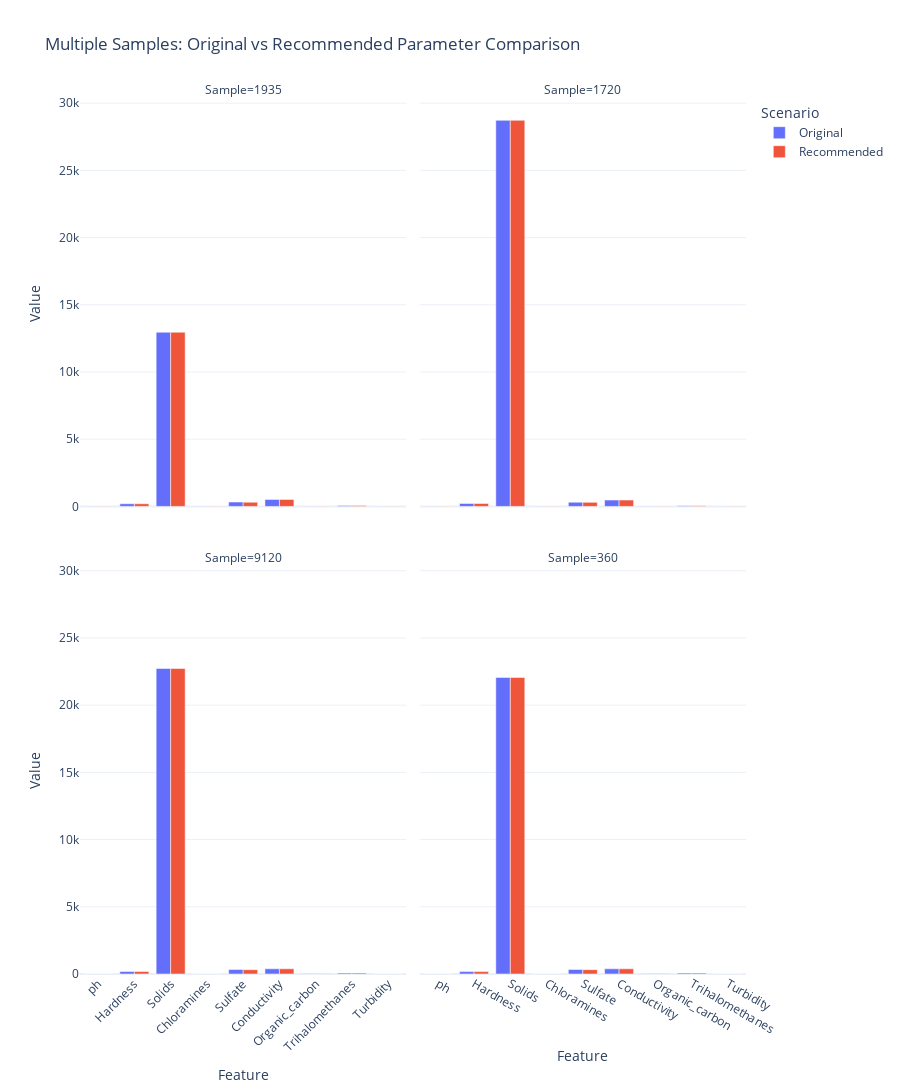

The code cell stored with this chart in its notebook:
### Code cell
import plotly.express as px
import numpy as np
import pandas as pd

def multiple_samples_comparison(original_samples, recommended_samples, sample_ids=None, features=None):
    """
    original_samples: pd.DataFrame of multiple samples (rows = samples, cols = features)
    recommended_samples: pd.DataFrame same shape as original_samples with recommended values
    sample_ids: list of sample identifiers (optional)
    features: list of features to compare (optional)
    """

    if features is None:
        features = original_samples.columns.tolist()

    if sample_ids is None:
        sample_ids = original_samples.index.astype(str).tolist()

    records = []
    for sid, orig_row, rec_row in zip(sample_ids, original_samples[features].values, recommended_samples[features].values):
        for feat, orig_val, rec_val in zip(features, orig_row, rec_row):
            records.append({
                'Sample': sid,
                'Feature': feat,
                'Original': orig_val,
                'Recommended': rec_val
            })
    df_long = pd.DataFrame(records)
    df_melt = df_long.melt(id_vars=['Sample', 'Feature'], value_vars=['Original', 'Recommended'], 
                           var_name='Scenario', value_name='Value')

    fig = px.bar(df_melt, x='Feature', y='Value', color='Scenario', barmode='group',
                 facet_col='Sample', facet_col_wrap=2,
                 category_orders={'Scenario': ['Original', 'Recommended']},
                 title='Multiple Samples: Original vs Recommended Parameter Comparison')

    fig.update_layout(height=600 + 300 * ((len(sample_ids)+1)//2),
                      xaxis_tickangle=-45,
                      template='plotly_white')
    fig.show()

# Example Usage:
# Let's create multiple samples from test set:
sample_indices = y_test[y_test == 0].index[:4]  # first 4 non-potable samples
original_samples = X_test.loc[sample_indices]
recommended_samples = original_samples.copy()

# Simulate recommendations (for demo only)
recommended_samples['ph'] = recommended_samples['ph'] + 0.5
recommended_samples['Sulfate'] = (recommended_samples['Sulfate'] - 10).clip(lower=0)

multiple_samples_comparison(original_samples, recommended_samples)

### Figure 1 — Plotly figure (JSON) as saved in the notebook; plotly's stock layout.template omitted (floating-point values rounded to 4 significant figures)
{"data": [{"alignmentgroup": "True", "hovertemplate": "Scenario=Original<br>Sample=1935<br>Feature=%{x}<br>Value=%{y}<extra></extra>", "legendgroup": "Original", "marker": {"color": "#636efa", "pattern": {"shape": ""}}, "name": "Original", "offsetgroup": "Original", "orientation": "v", "showlegend": true, "textposition": "auto", "type": "bar", "x": ["ph", "Hardness", "Solids", "Chloramines", "Sulfate", "Conductivity", "Organic_carbon", "Trihalomethanes", "Turbidity"], "xaxis": "x3", "y": [10.63, 198.4, 12960.0, 7.135, 322.6, 522.0, 16.72, 71.78, 3.722], "yaxis": "y3"}, {"alignmentgroup": "True", "hovertemplate": "Scenario=Original<br>Sample=1720<br>Feature=%{x}<br>Value=%{y}<extra></extra>", "legendgroup": "Original", "marker": {"color": "#636efa", "pattern": {"shape": ""}}, "name": "Original", "offsetgroup": "Original", "orientation": "v", "showlegend": false, "textposition": "auto", "type": "bar", "x": ["ph", "Hardness", "Solids", "Chloramines", "Sulfate", "Conductivity", "Organic_carbon", "Trihalomethanes", "Turbidity"], "xaxis": "x4", "y": [8.361, 218.1, 28720.0, 5.537, 310.3, 471.6, 10.64, 49.77, 3.716], "yaxis": "y4"}, {"alignmentgroup": "True", "hovertemplate": "Scenario=Original<br>Sample=9120<br>Feature=%{x}<br>Value=%{y}<extra></extra>", "legendgroup": "Original", "marker": {"color": "#636efa", "pattern": {"shape": ""}}, "name": "Original", "offsetgroup": "Original", "orientation": "v", "showlegend": false, "textposition": "auto", "type": "bar", "x": ["ph", "Hardness", "Solids", "Chloramines", "Sulfate", "Conductivity", "Organic_carbon", "Trihalomethanes", "Turbidity"], "xaxis": "x", "y": [6.574, 186.9, 22720.0, 6.212, 330.8, 385.0, 12.06, 72.6, 4.977], "yaxis": "y"}, {"alignmentgroup": "True", "hovertemplate": "Scenario=Original<br>Sample=360<br>Feature=%{x}<br>Value=%{y}<extra></extra>", "legendgroup": "Original", "marker": {"color": "#636efa", "pattern": {"shape": ""}}, "name": "Original", "offsetgroup": "Original", "orientation": "v", "showlegend": false, "textposition": "auto", "type": "bar", "x": ["ph", "Hardness", "Solids", "Chloramines", "Sulfate", "Conductivity", "Organic_carbon", "Trihalomethanes", "Turbidity"], "xaxis": "x2", "y": [7.032, 180.0, 22060.0, 8.296, 333.1, 386.4, 10.08, 69.9, 4.964], "yaxis": "y2"}, {"alignmentgroup": "True", "hovertemplate": "Scenario=Recommended<br>Sample=1935<br>Feature=%{x}<br>Value=%{y}<extra></extra>", "legendgroup": "Recommended", "marker": {"color": "#EF553B", "pattern": {"shape": ""}}, "name": "Recommended", "offsetgroup": "Recommended", "orientation": "v", "showlegend": true, "textposition": "auto", "type": "bar", "x": ["ph", "Hardness", "Solids", "Chloramines", "Sulfate", "Conductivity", "Organic_carbon", "Trihalomethanes", "Turbidity"], "xaxis": "x3", "y": [11.13, 198.4, 12960.0, 7.135, 312.6, 522.0, 16.72, 71.78, 3.722], "yaxis": "y3"}, {"alignmentgroup": "True", "hovertemplate": "Scenario=Recommended<br>Sample=1720<br>Feature=%{x}<br>Value=%{y}<extra></extra>", "legendgroup": "Recommended", "marker": {"color": "#EF553B", "pattern": {"shape": ""}}, "name": "Recommended", "offsetgroup": "Recommended", "orientation": "v", "showlegend": false, "textposition": "auto", "type": "bar", "x": ["ph", "Hardness", "Solids", "Chloramines", "Sulfate", "Conductivity", "Organic_carbon", "Trihalomethanes", "Turbidity"], "xaxis": "x4", "y": [8.861, 218.1, 28720.0, 5.537, 300.3, 471.6, 10.64, 49.77, 3.716], "yaxis": "y4"}, {"alignmentgroup": "True", "hovertemplate": "Scenario=Recommended<br>Sample=9120<br>Feature=%{x}<br>Value=%{y}<extra></extra>", "legendgroup": "Recommended", "marker": {"color": "#EF553B", "pattern": {"shape": ""}}, "name": "Recommended", "offsetgroup": "Recommended", "orientation": "v", "showlegend": false, "textposition": "auto", "type": "bar", "x": ["ph", "Hardness", "Solids", "Chloramines", "Sulfate", "Conductivity", "Organic_carbon", "Trihalomethanes", "Turbidity"], "xaxis": "x", "y": [7.074, 186.9, 22720.0, 6.212, 320.8, 385.0, 12.06, 72.6, 4.977], "yaxis": "y"}, {"alignmentgroup": "True", "hovertemplate": "Scenario=Recommended<br>Sample=360<br>Feature=%{x}<br>Value=%{y}<extra></extra>", "legendgroup": "Recommended", "marker": {"color": "#EF553B", "pattern": {"shape": ""}}, "name": "Recommended", "offsetgroup": "Recommended", "orientation": "v", "showlegend": false, "textposition": "auto", "type": "bar", "x": ["ph", "Hardness", "Solids", "Chloramines", "Sulfate", "Conductivity", "Organic_carbon", "Trihalomethanes", "Turbidity"], "xaxis": "x2", "y": [7.532, 180.0, 22060.0, 8.296, 323.1, 386.4, 10.08, 69.9, 4.964], "yaxis": "y2"}], "layout": {"annotations": [{"font": {}, "showarrow": false, "text": "Sample=9120", "x": 0.245, "xanchor": "center", "xref": "paper", "y": 0.465, "yanchor": "bottom", "yref": "paper"}, {"font": {}, "showarrow": false, "text": "Sample=360", "x": 0.755, "xanchor": "center", "xref": "paper", "y": 0.465, "yanchor": "bottom", "yref": "paper"}, {"font": {}, "showarrow": false, "text": "Sample=1935", "x": 0.245, "xanchor": "center", "xref": "paper", "y": 1.0, "yanchor": "bottom", "yref": "paper"}, {"font": {}, "showarrow": false, "text": "Sample=1720", "x": 0.755, "xanchor": "center", "xref": "paper", "y": 1.0, "yanchor": "bottom", "yref": "paper"}], "barmode": "group", "height": 1200, "legend": {"title": {"text": "Scenario"}, "tracegroupgap": 0}, "title": {"text": "Multiple Samples: Original vs Recommended Parameter Comparison"}, "xaxis": {"anchor": "y", "domain": [0, 0.49], "tickangle": -45, "title": {"text": "Feature"}}, "xaxis2": {"anchor": "y2", "domain": [0.51, 1], "matches": "x", "title": {"text": "Feature"}}, "xaxis3": {"anchor": "y3", "domain": [0, 0.49], "matches": "x", "showticklabels": false}, "xaxis4": {"anchor": "y4", "domain": [0.51, 1], "matches": "x", "showticklabels": false}, "yaxis": {"anchor": "x", "domain": [0, 0.465], "title": {"text": "Value"}}, "yaxis2": {"anchor": "x2", "domain": [0, 0.465], "matches": "y", "showticklabels": false}, "yaxis3": {"anchor": "x3", "domain": [0.535, 1.0], "matches": "y", "title": {"text": "Value"}}, "yaxis4": {"anchor": "x4", "domain": [0.535, 1.0], "matches": "y", "showticklabels": false}}}
